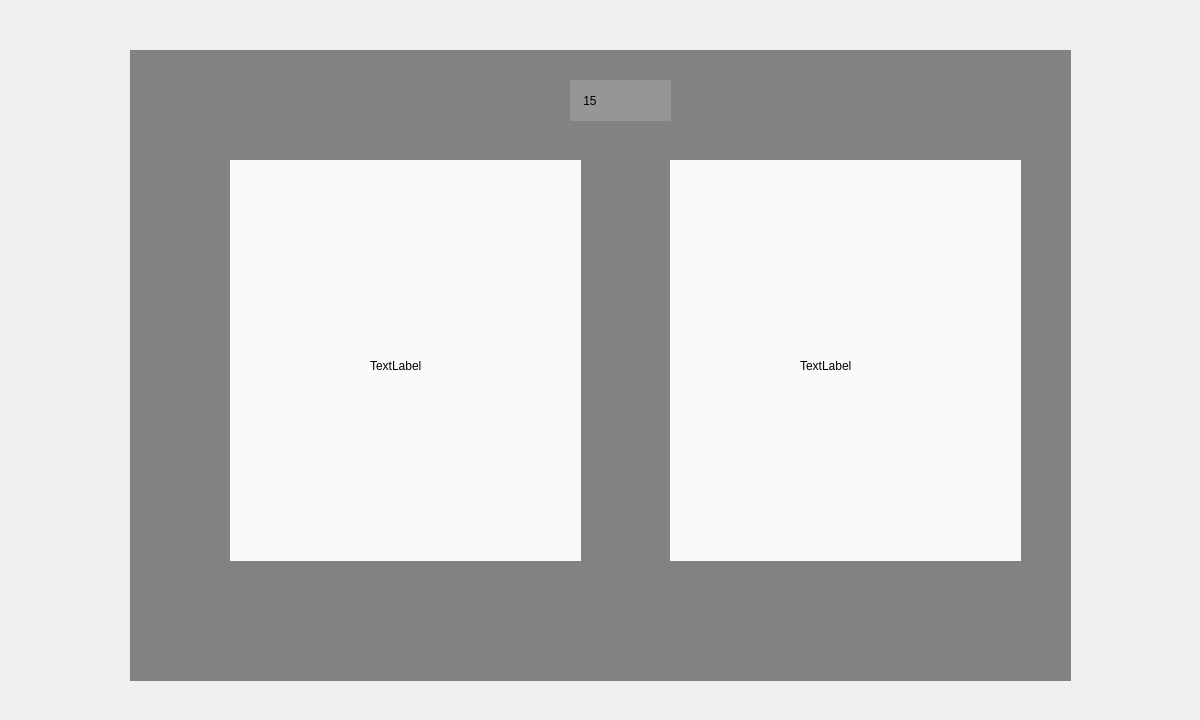
<?xml version="1.0" encoding="UTF-8"?>
<ui version="4.0">
 <class>Form</class>
 <widget class="QWidget" name="Form">
  <property name="geometry">
   <rect>
    <x>0</x>
    <y>0</y>
    <width>1200</width>
    <height>720</height>
   </rect>
  </property>
  <property name="windowTitle">
   <string>Form</string>
  </property>
  <widget class="QLabel" name="label">
   <property name="geometry">
    <rect>
     <x>0</x>
     <y>0</y>
     <width>1201</width>
     <height>721</height>
    </rect>
   </property>
   <property name="text">
    <string/>
   </property>
   <property name="pixmap">
    <pixmap>sprites/background/index3.png</pixmap>
   </property>
   <property name="scaledContents">
    <bool>true</bool>
   </property>
  </widget>
  <widget class="QLabel" name="label_2">
   <property name="geometry">
    <rect>
     <x>130</x>
     <y>50</y>
     <width>941</width>
     <height>631</height>
    </rect>
   </property>
   <property name="styleSheet">
    <string notr="true">background-color: rgb(7, 7, 7, 120)</string>
   </property>
   <property name="text">
    <string/>
   </property>
  </widget>
  <widget class="QLabel" name="label_3">
   <property name="geometry">
    <rect>
     <x>230</x>
     <y>160</y>
     <width>351</width>
     <height>401</height>
    </rect>
   </property>
   <property name="styleSheet">
    <string notr="true">background-color: rgb(250, 250, 250)</string>
   </property>
   <property name="text">
    <string/>
   </property>
  </widget>
  <widget class="QLabel" name="label_4">
   <property name="geometry">
    <rect>
     <x>670</x>
     <y>160</y>
     <width>351</width>
     <height>401</height>
    </rect>
   </property>
   <property name="styleSheet">
    <string notr="true">background-color: rgb(250, 250, 250)</string>
   </property>
   <property name="text">
    <string/>
   </property>
  </widget>
  <widget class="QLabel" name="nombre_usuario">
   <property name="geometry">
    <rect>
     <x>370</x>
     <y>340</y>
     <width>151</width>
     <height>51</height>
    </rect>
   </property>
   <property name="text">
    <string>TextLabel</string>
   </property>
  </widget>
  <widget class="QLabel" name="nombre_rival">
   <property name="geometry">
    <rect>
     <x>800</x>
     <y>340</y>
     <width>151</width>
     <height>51</height>
    </rect>
   </property>
   <property name="text">
    <string>TextLabel</string>
   </property>
  </widget>
  <widget class="QLabel" name="tiempo_restante_label">
   <property name="geometry">
    <rect>
     <x>570</x>
     <y>80</y>
     <width>101</width>
     <height>41</height>
    </rect>
   </property>
   <property name="styleSheet">
    <string notr="true">background-color: rgb(172, 172, 172, 120);
font: 15pt &quot;MS Shell Dlg 2&quot;;
</string>
   </property>
   <property name="text">
    <string>    15</string>
   </property>
  </widget>
  <widget class="QLabel" name="label_5">
   <property name="geometry">
    <rect>
     <x>540</x>
     <y>600</y>
     <width>141</width>
     <height>51</height>
    </rect>
   </property>
   <property name="mouseTracking">
    <bool>true</bool>
   </property>
   <property name="text">
    <string/>
   </property>
   <property name="pixmap">
    <pixmap>../sprites/background/back_button.png</pixmap>
   </property>
   <property name="scaledContents">
    <bool>true</bool>
   </property>
  </widget>
 </widget>
 <resources/>
 <connections/>
</ui>
